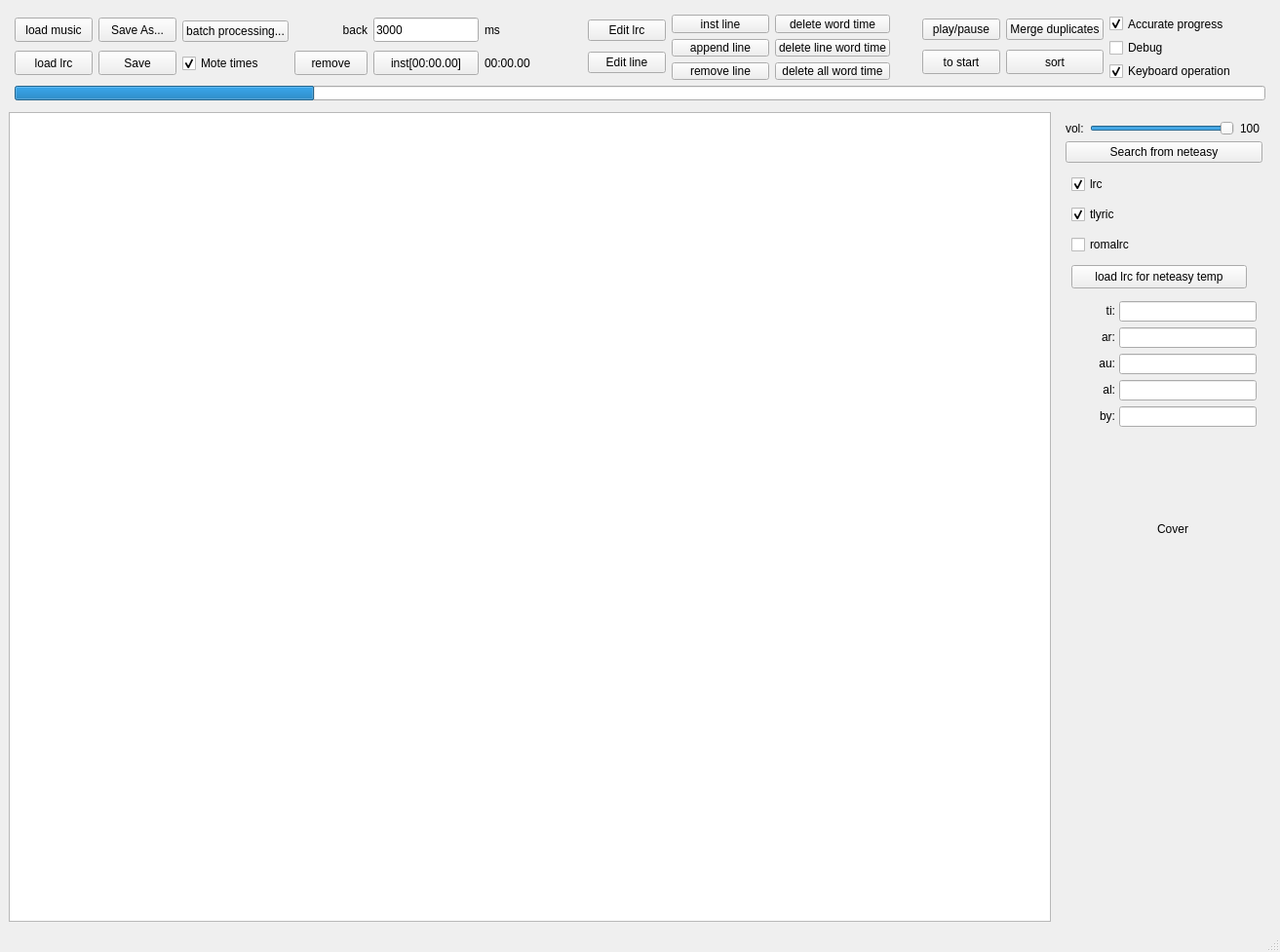
<?xml version="1.0" encoding="UTF-8"?>
<ui version="4.0">
 <class>MainWindow</class>
 <widget class="QMainWindow" name="MainWindow">
  <property name="geometry">
   <rect>
    <x>0</x>
    <y>0</y>
    <width>1313</width>
    <height>977</height>
   </rect>
  </property>
  <property name="windowTitle">
   <string>MainWindow</string>
  </property>
  <widget class="QWidget" name="centralwidget">
   <layout class="QGridLayout" name="gridLayout">
    <item row="0" column="0">
     <widget class="QFrame" name="verticalFrame">
      <property name="minimumSize">
       <size>
        <width>0</width>
        <height>100</height>
       </size>
      </property>
      <property name="maximumSize">
       <size>
        <width>16777215</width>
        <height>100</height>
       </size>
      </property>
      <layout class="QVBoxLayout" name="verticalLayout_9">
       <property name="leftMargin">
        <number>6</number>
       </property>
       <property name="topMargin">
        <number>6</number>
       </property>
       <property name="rightMargin">
        <number>6</number>
       </property>
       <property name="bottomMargin">
        <number>6</number>
       </property>
       <item>
        <layout class="QHBoxLayout" name="horizontalLayout">
         <item>
          <layout class="QGridLayout" name="gridLayout_4">
           <property name="sizeConstraint">
            <enum>QLayout::SetFixedSize</enum>
           </property>
           <item row="2" column="0">
            <widget class="QPushButton" name="pushButton_loadlrc">
             <property name="maximumSize">
              <size>
               <width>80</width>
               <height>25</height>
              </size>
             </property>
             <property name="locale">
              <locale language="English" country="UnitedStates"/>
             </property>
             <property name="text">
              <string>load lrc</string>
             </property>
            </widget>
           </item>
           <item row="2" column="1">
            <widget class="QPushButton" name="pushButton_save">
             <property name="maximumSize">
              <size>
               <width>80</width>
               <height>25</height>
              </size>
             </property>
             <property name="locale">
              <locale language="English" country="UnitedStates"/>
             </property>
             <property name="text">
              <string>Save</string>
             </property>
            </widget>
           </item>
           <item row="1" column="0">
            <widget class="QPushButton" name="pushButton_loadmusic">
             <property name="maximumSize">
              <size>
               <width>80</width>
               <height>25</height>
              </size>
             </property>
             <property name="locale">
              <locale language="English" country="UnitedStates"/>
             </property>
             <property name="text">
              <string>load music</string>
             </property>
            </widget>
           </item>
           <item row="1" column="1">
            <widget class="QPushButton" name="pushButton_save_as">
             <property name="maximumSize">
              <size>
               <width>80</width>
               <height>25</height>
              </size>
             </property>
             <property name="locale">
              <locale language="English" country="UnitedStates"/>
             </property>
             <property name="text">
              <string>Save As...</string>
             </property>
             <property name="shortcut">
              <string notr="true"/>
             </property>
            </widget>
           </item>
          </layout>
         </item>
         <item>
          <layout class="QVBoxLayout" name="verticalLayout">
           <item>
            <widget class="QPushButton" name="pushButto_batchProcess">
             <property name="text">
              <string>batch processing...</string>
             </property>
            </widget>
           </item>
           <item>
            <widget class="QCheckBox" name="checkBox_moreTimes">
             <property name="toolTip">
              <string>checked
[00:00:00]line1
[00:00:00]line2


unchecked
[00:00:00]line1
line2</string>
             </property>
             <property name="text">
              <string>Mote times</string>
             </property>
             <property name="checked">
              <bool>true</bool>
             </property>
            </widget>
           </item>
          </layout>
         </item>
         <item>
          <layout class="QGridLayout" name="gridLayout_5">
           <item row="0" column="1">
            <widget class="QLineEdit" name="lineEdit_backms">
             <property name="minimumSize">
              <size>
               <width>100</width>
               <height>0</height>
              </size>
             </property>
             <property name="maximumSize">
              <size>
               <width>150</width>
               <height>25</height>
              </size>
             </property>
             <property name="text">
              <string notr="true">3000</string>
             </property>
            </widget>
           </item>
           <item row="0" column="0">
            <widget class="QLabel" name="label">
             <property name="maximumSize">
              <size>
               <width>16777215</width>
               <height>25</height>
              </size>
             </property>
             <property name="locale">
              <locale language="English" country="UnitedStates"/>
             </property>
             <property name="text">
              <string>back</string>
             </property>
             <property name="alignment">
              <set>Qt::AlignRight|Qt::AlignTrailing|Qt::AlignVCenter</set>
             </property>
            </widget>
           </item>
           <item row="1" column="1">
            <widget class="QPushButton" name="pushButton_inst">
             <property name="minimumSize">
              <size>
               <width>100</width>
               <height>0</height>
              </size>
             </property>
             <property name="maximumSize">
              <size>
               <width>150</width>
               <height>25</height>
              </size>
             </property>
             <property name="locale">
              <locale language="English" country="UnitedStates"/>
             </property>
             <property name="text">
              <string>inst[00:00.00]</string>
             </property>
            </widget>
           </item>
           <item row="0" column="2">
            <widget class="QLabel" name="label_2">
             <property name="maximumSize">
              <size>
               <width>50</width>
               <height>25</height>
              </size>
             </property>
             <property name="text">
              <string>ms</string>
             </property>
            </widget>
           </item>
           <item row="1" column="0">
            <widget class="QPushButton" name="pushButton_remove">
             <property name="maximumSize">
              <size>
               <width>75</width>
               <height>25</height>
              </size>
             </property>
             <property name="locale">
              <locale language="English" country="UnitedStates"/>
             </property>
             <property name="text">
              <string>remove</string>
             </property>
            </widget>
           </item>
           <item row="1" column="2">
            <widget class="QLabel" name="label_length">
             <property name="minimumSize">
              <size>
               <width>100</width>
               <height>0</height>
              </size>
             </property>
             <property name="maximumSize">
              <size>
               <width>100</width>
               <height>25</height>
              </size>
             </property>
             <property name="locale">
              <locale language="English" country="UnitedStates"/>
             </property>
             <property name="text">
              <string notr="true">00:00.00</string>
             </property>
            </widget>
           </item>
          </layout>
         </item>
         <item>
          <layout class="QVBoxLayout" name="verticalLayout_3">
           <item>
            <widget class="QPushButton" name="pushButton_edit_lrc">
             <property name="text">
              <string>Edit lrc</string>
             </property>
            </widget>
           </item>
           <item>
            <widget class="QPushButton" name="pushButton_edit_line">
             <property name="text">
              <string>Edit line</string>
             </property>
            </widget>
           </item>
          </layout>
         </item>
         <item>
          <layout class="QVBoxLayout" name="verticalLayout_10">
           <item>
            <widget class="QPushButton" name="pushButton_inst_line">
             <property name="minimumSize">
              <size>
               <width>100</width>
               <height>0</height>
              </size>
             </property>
             <property name="maximumSize">
              <size>
               <width>100</width>
               <height>25</height>
              </size>
             </property>
             <property name="text">
              <string>inst line</string>
             </property>
            </widget>
           </item>
           <item>
            <widget class="QPushButton" name="pushButton_append_line">
             <property name="minimumSize">
              <size>
               <width>100</width>
               <height>0</height>
              </size>
             </property>
             <property name="maximumSize">
              <size>
               <width>100</width>
               <height>25</height>
              </size>
             </property>
             <property name="text">
              <string>append line</string>
             </property>
            </widget>
           </item>
           <item>
            <widget class="QPushButton" name="pushButton_remove_line">
             <property name="text">
              <string>remove line</string>
             </property>
            </widget>
           </item>
          </layout>
         </item>
         <item>
          <layout class="QVBoxLayout" name="verticalLayout_2">
           <item>
            <widget class="QPushButton" name="pushButton_deleteWordTime">
             <property name="text">
              <string>delete word time</string>
             </property>
            </widget>
           </item>
           <item>
            <widget class="QPushButton" name="pushButton_deleteLineWordTime">
             <property name="text">
              <string>delete line word time</string>
             </property>
            </widget>
           </item>
           <item>
            <widget class="QPushButton" name="pushButton_deleteAllWordTime">
             <property name="text">
              <string>delete all word time</string>
             </property>
            </widget>
           </item>
          </layout>
         </item>
         <item>
          <spacer name="horizontalSpacer">
           <property name="orientation">
            <enum>Qt::Horizontal</enum>
           </property>
           <property name="sizeHint" stdset="0">
            <size>
             <width>0</width>
             <height>20</height>
            </size>
           </property>
          </spacer>
         </item>
         <item>
          <layout class="QGridLayout" name="gridLayout_6">
           <item row="0" column="0">
            <widget class="QPushButton" name="pushButton_play_pause">
             <property name="maximumSize">
              <size>
               <width>80</width>
               <height>25</height>
              </size>
             </property>
             <property name="locale">
              <locale language="English" country="UnitedStates"/>
             </property>
             <property name="text">
              <string>play/pause</string>
             </property>
            </widget>
           </item>
           <item row="1" column="0">
            <widget class="QPushButton" name="pushButton_tostart">
             <property name="maximumSize">
              <size>
               <width>80</width>
               <height>25</height>
              </size>
             </property>
             <property name="locale">
              <locale language="English" country="UnitedStates"/>
             </property>
             <property name="text">
              <string>to start</string>
             </property>
            </widget>
           </item>
           <item row="1" column="1">
            <widget class="QPushButton" name="pushButton_sort">
             <property name="minimumSize">
              <size>
               <width>0</width>
               <height>0</height>
              </size>
             </property>
             <property name="maximumSize">
              <size>
               <width>100</width>
               <height>25</height>
              </size>
             </property>
             <property name="text">
              <string>sort</string>
             </property>
            </widget>
           </item>
           <item row="0" column="1">
            <widget class="QPushButton" name="pushButton_merge_duplicates">
             <property name="text">
              <string>Merge duplicates</string>
             </property>
            </widget>
           </item>
          </layout>
         </item>
         <item>
          <layout class="QVBoxLayout" name="verticalLayout_12">
           <item>
            <widget class="QCheckBox" name="checkBox_accurate_process">
             <property name="text">
              <string>Accurate progress</string>
             </property>
             <property name="checked">
              <bool>true</bool>
             </property>
            </widget>
           </item>
           <item>
            <widget class="QCheckBox" name="checkBox_debug">
             <property name="minimumSize">
              <size>
               <width>160</width>
               <height>0</height>
              </size>
             </property>
             <property name="maximumSize">
              <size>
               <width>160</width>
               <height>25</height>
              </size>
             </property>
             <property name="locale">
              <locale language="English" country="UnitedStates"/>
             </property>
             <property name="text">
              <string>Debug</string>
             </property>
            </widget>
           </item>
           <item>
            <widget class="QCheckBox" name="checkBox_keyop">
             <property name="minimumSize">
              <size>
               <width>160</width>
               <height>0</height>
              </size>
             </property>
             <property name="maximumSize">
              <size>
               <width>160</width>
               <height>25</height>
              </size>
             </property>
             <property name="toolTip">
              <string>E:Disable Keyboard operation
ESC:Enable Keyboard operation
D:Enable or Disable Debug
P:play/pause

Space:inst time
Backspace:renove time
↑:previous item
↓:next item
←:back 3 seconds
→:forward 3 seconds

Ctrl+←:0.01 s ahead
Ctrl+→:0.01 s delay
Alt+←:0.1 s ahead
Alt+→:0.1 s delay

C:delete line word time

B:previous word
N:next word
M:change word time

Ctrl+B:word time 0.01 s ahead
Ctrl+B:word time 0.01 s delay
Alt+N:word time 0.1 s ahead
Alt+N:word time 0.1 s delay</string>
             </property>
             <property name="whatsThis">
              <string/>
             </property>
             <property name="text">
              <string>Keyboard operation</string>
             </property>
             <property name="checked">
              <bool>true</bool>
             </property>
            </widget>
           </item>
          </layout>
         </item>
        </layout>
       </item>
       <item>
        <widget class="GProgressBar" name="progressBar">
         <property name="maximumSize">
          <size>
           <width>16777215</width>
           <height>15</height>
          </size>
         </property>
         <property name="locale">
          <locale language="English" country="UnitedStates"/>
         </property>
         <property name="value">
          <number>24</number>
         </property>
         <property name="textVisible">
          <bool>false</bool>
         </property>
        </widget>
       </item>
      </layout>
     </widget>
    </item>
    <item row="1" column="0">
     <layout class="QHBoxLayout" name="horizontalLayout_4">
      <item>
       <widget class="lrcQTextEdit" name="textEdit">
        <property name="locale">
         <locale language="English" country="UnitedStates"/>
        </property>
        <property name="plainText">
         <string/>
        </property>
       </widget>
      </item>
      <item>
       <widget class="QFrame" name="verticalFrame_2">
        <property name="minimumSize">
         <size>
          <width>220</width>
          <height>0</height>
         </size>
        </property>
        <property name="maximumSize">
         <size>
          <width>220</width>
          <height>16777215</height>
         </size>
        </property>
        <layout class="QVBoxLayout" name="verticalLayout_14">
         <item>
          <layout class="QGridLayout" name="gridLayout_2">
           <item row="1" column="2">
            <widget class="QLabel" name="label_vol">
             <property name="minimumSize">
              <size>
               <width>23</width>
               <height>0</height>
              </size>
             </property>
             <property name="text">
              <string>100</string>
             </property>
            </widget>
           </item>
           <item row="1" column="1">
            <widget class="QSlider" name="horizontalSlider">
             <property name="maximum">
              <number>100</number>
             </property>
             <property name="singleStep">
              <number>100</number>
             </property>
             <property name="pageStep">
              <number>1</number>
             </property>
             <property name="value">
              <number>100</number>
             </property>
             <property name="orientation">
              <enum>Qt::Horizontal</enum>
             </property>
            </widget>
           </item>
           <item row="1" column="0">
            <widget class="QLabel" name="label_8">
             <property name="text">
              <string>vol:</string>
             </property>
            </widget>
           </item>
          </layout>
         </item>
         <item>
          <widget class="QPushButton" name="pushButton_search_from_neteasy">
           <property name="text">
            <string>Search from neteasy</string>
           </property>
          </widget>
         </item>
         <item>
          <widget class="QFrame" name="verticalFrame_3">
           <property name="minimumSize">
            <size>
             <width>220</width>
             <height>480</height>
            </size>
           </property>
           <property name="maximumSize">
            <size>
             <width>220</width>
             <height>480</height>
            </size>
           </property>
           <widget class="QCheckBox" name="checkBox_nmlrc">
            <property name="geometry">
             <rect>
              <x>6</x>
              <y>6</y>
              <width>191</width>
              <height>20</height>
             </rect>
            </property>
            <property name="maximumSize">
             <size>
              <width>230</width>
              <height>25</height>
             </size>
            </property>
            <property name="text">
             <string>lrc</string>
            </property>
            <property name="checked">
             <bool>true</bool>
            </property>
           </widget>
           <widget class="QCheckBox" name="checkBox_nmtlrc">
            <property name="geometry">
             <rect>
              <x>6</x>
              <y>37</y>
              <width>191</width>
              <height>20</height>
             </rect>
            </property>
            <property name="maximumSize">
             <size>
              <width>230</width>
              <height>25</height>
             </size>
            </property>
            <property name="text">
             <string>tlyric</string>
            </property>
            <property name="checked">
             <bool>true</bool>
            </property>
           </widget>
           <widget class="QCheckBox" name="checkBox_nmrlrc">
            <property name="geometry">
             <rect>
              <x>6</x>
              <y>68</y>
              <width>191</width>
              <height>20</height>
             </rect>
            </property>
            <property name="maximumSize">
             <size>
              <width>230</width>
              <height>25</height>
             </size>
            </property>
            <property name="text">
             <string>romalrc</string>
            </property>
           </widget>
           <widget class="QPushButton" name="pushButton_loadlrc_neteasy">
            <property name="geometry">
             <rect>
              <x>6</x>
              <y>99</y>
              <width>180</width>
              <height>24</height>
             </rect>
            </property>
            <property name="maximumSize">
             <size>
              <width>180</width>
              <height>25</height>
             </size>
            </property>
            <property name="text">
             <string>load lrc for neteasy temp</string>
            </property>
           </widget>
           <widget class="QLabel" name="label_Cover">
            <property name="enabled">
             <bool>true</bool>
            </property>
            <property name="geometry">
             <rect>
              <x>10</x>
              <y>270</y>
              <width>200</width>
              <height>200</height>
             </rect>
            </property>
            <property name="minimumSize">
             <size>
              <width>200</width>
              <height>200</height>
             </size>
            </property>
            <property name="maximumSize">
             <size>
              <width>200</width>
              <height>200</height>
             </size>
            </property>
            <property name="text">
             <string>Cover</string>
            </property>
            <property name="alignment">
             <set>Qt::AlignCenter</set>
            </property>
           </widget>
           <widget class="QLabel" name="label_7">
            <property name="geometry">
             <rect>
              <x>0</x>
              <y>136</y>
              <width>51</width>
              <height>20</height>
             </rect>
            </property>
            <property name="maximumSize">
             <size>
              <width>60</width>
              <height>25</height>
             </size>
            </property>
            <property name="whatsThis">
             <string>Lyrics (song) title</string>
            </property>
            <property name="locale">
             <locale language="English" country="UnitedStates"/>
            </property>
            <property name="text">
             <string>ti:</string>
            </property>
            <property name="alignment">
             <set>Qt::AlignRight|Qt::AlignTrailing|Qt::AlignVCenter</set>
            </property>
           </widget>
           <widget class="QLineEdit" name="lineEdit_ar">
            <property name="geometry">
             <rect>
              <x>55</x>
              <y>163</y>
              <width>141</width>
              <height>21</height>
             </rect>
            </property>
            <property name="maximumSize">
             <size>
              <width>180</width>
              <height>25</height>
             </size>
            </property>
            <property name="whatsThis">
             <string>Lyrics artist</string>
            </property>
           </widget>
           <widget class="QLineEdit" name="lineEdit_ti">
            <property name="geometry">
             <rect>
              <x>55</x>
              <y>136</y>
              <width>141</width>
              <height>21</height>
             </rect>
            </property>
            <property name="maximumSize">
             <size>
              <width>180</width>
              <height>25</height>
             </size>
            </property>
            <property name="whatsThis">
             <string>Lyrics (song) title</string>
            </property>
            <property name="text">
             <string/>
            </property>
           </widget>
           <widget class="QLabel" name="label_5">
            <property name="geometry">
             <rect>
              <x>0</x>
              <y>190</y>
              <width>51</width>
              <height>20</height>
             </rect>
            </property>
            <property name="maximumSize">
             <size>
              <width>60</width>
              <height>25</height>
             </size>
            </property>
            <property name="whatsThis">
             <string>Creator of the Songtext</string>
            </property>
            <property name="locale">
             <locale language="English" country="UnitedStates"/>
            </property>
            <property name="text">
             <string>au:</string>
            </property>
            <property name="alignment">
             <set>Qt::AlignRight|Qt::AlignTrailing|Qt::AlignVCenter</set>
            </property>
           </widget>
           <widget class="QLabel" name="label_4">
            <property name="geometry">
             <rect>
              <x>0</x>
              <y>163</y>
              <width>51</width>
              <height>20</height>
             </rect>
            </property>
            <property name="maximumSize">
             <size>
              <width>60</width>
              <height>25</height>
             </size>
            </property>
            <property name="whatsThis">
             <string>Lyrics artist</string>
            </property>
            <property name="locale">
             <locale language="English" country="UnitedStates"/>
            </property>
            <property name="text">
             <string>ar:</string>
            </property>
            <property name="alignment">
             <set>Qt::AlignRight|Qt::AlignTrailing|Qt::AlignVCenter</set>
            </property>
           </widget>
           <widget class="QLabel" name="label_3">
            <property name="geometry">
             <rect>
              <x>0</x>
              <y>217</y>
              <width>51</width>
              <height>20</height>
             </rect>
            </property>
            <property name="maximumSize">
             <size>
              <width>60</width>
              <height>25</height>
             </size>
            </property>
            <property name="whatsThis">
             <string>Album where the song is from</string>
            </property>
            <property name="locale">
             <locale language="English" country="UnitedStates"/>
            </property>
            <property name="text">
             <string>al:</string>
            </property>
            <property name="alignment">
             <set>Qt::AlignRight|Qt::AlignTrailing|Qt::AlignVCenter</set>
            </property>
           </widget>
           <widget class="QLineEdit" name="lineEdit_al">
            <property name="geometry">
             <rect>
              <x>55</x>
              <y>217</y>
              <width>141</width>
              <height>21</height>
             </rect>
            </property>
            <property name="maximumSize">
             <size>
              <width>180</width>
              <height>25</height>
             </size>
            </property>
            <property name="whatsThis">
             <string>Album where the song is from</string>
            </property>
           </widget>
           <widget class="QLineEdit" name="lineEdit_au">
            <property name="geometry">
             <rect>
              <x>55</x>
              <y>190</y>
              <width>141</width>
              <height>21</height>
             </rect>
            </property>
            <property name="maximumSize">
             <size>
              <width>180</width>
              <height>25</height>
             </size>
            </property>
            <property name="whatsThis">
             <string>Creator of the Songtext</string>
            </property>
            <property name="text">
             <string/>
            </property>
           </widget>
           <widget class="QLabel" name="label_6">
            <property name="geometry">
             <rect>
              <x>0</x>
              <y>244</y>
              <width>51</width>
              <height>20</height>
             </rect>
            </property>
            <property name="maximumSize">
             <size>
              <width>60</width>
              <height>25</height>
             </size>
            </property>
            <property name="whatsThis">
             <string>Creator of the LRC file</string>
            </property>
            <property name="locale">
             <locale language="English" country="UnitedStates"/>
            </property>
            <property name="text">
             <string>by:</string>
            </property>
            <property name="alignment">
             <set>Qt::AlignRight|Qt::AlignTrailing|Qt::AlignVCenter</set>
            </property>
           </widget>
           <widget class="QLineEdit" name="lineEdit_by">
            <property name="geometry">
             <rect>
              <x>55</x>
              <y>244</y>
              <width>141</width>
              <height>21</height>
             </rect>
            </property>
            <property name="maximumSize">
             <size>
              <width>180</width>
              <height>25</height>
             </size>
            </property>
            <property name="whatsThis">
             <string>Creator of the LRC file</string>
            </property>
            <property name="text">
             <string/>
            </property>
           </widget>
          </widget>
         </item>
         <item>
          <spacer name="verticalSpacer">
           <property name="orientation">
            <enum>Qt::Vertical</enum>
           </property>
           <property name="sizeHint" stdset="0">
            <size>
             <width>0</width>
             <height>0</height>
            </size>
           </property>
          </spacer>
         </item>
        </layout>
       </widget>
      </item>
     </layout>
    </item>
   </layout>
  </widget>
  <widget class="QStatusBar" name="statusbar"/>
  <widget class="QMenuBar" name="menubar">
   <property name="geometry">
    <rect>
     <x>0</x>
     <y>0</y>
     <width>1313</width>
     <height>22</height>
    </rect>
   </property>
  </widget>
  <action name="actionopen">
   <property name="text">
    <string>Open</string>
   </property>
  </action>
  <action name="actionSave">
   <property name="text">
    <string>Save</string>
   </property>
  </action>
  <action name="actionSave_as">
   <property name="text">
    <string>Save As...</string>
   </property>
  </action>
  <action name="actionLoad_music">
   <property name="text">
    <string>Load music</string>
   </property>
  </action>
 </widget>
 <customwidgets>
  <customwidget>
   <class>lrcQTextEdit</class>
   <extends>QPlainTextEdit</extends>
   <header location="global">lrcqtextedit.h</header>
  </customwidget>
  <customwidget>
   <class>GProgressBar</class>
   <extends>QProgressBar</extends>
   <header location="global">gprogressbar.h</header>
  </customwidget>
 </customwidgets>
 <resources/>
 <connections/>
</ui>
